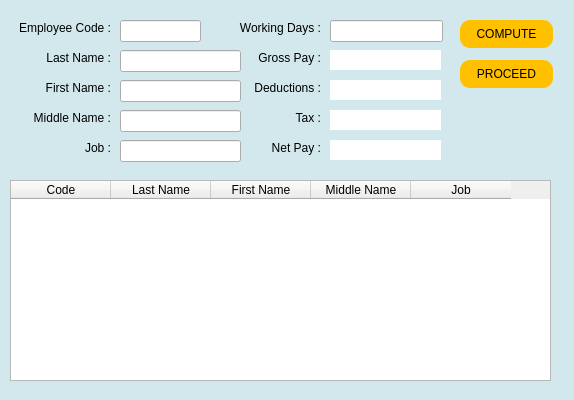
<?xml version="1.0" encoding="UTF-8"?>
<ui version="4.0">
 <class>Dialog</class>
 <widget class="QDialog" name="Dialog">
  <property name="enabled">
   <bool>true</bool>
  </property>
  <property name="geometry">
   <rect>
    <x>0</x>
    <y>0</y>
    <width>574</width>
    <height>400</height>
   </rect>
  </property>
  <property name="windowTitle">
   <string>Dialog</string>
  </property>
  <property name="styleSheet">
   <string notr="true">QDialog{
	background:rgb(210,232,237);
}</string>
  </property>
  <widget class="QLineEdit" name="txtMName">
   <property name="enabled">
    <bool>true</bool>
   </property>
   <property name="geometry">
    <rect>
     <x>120</x>
     <y>110</y>
     <width>121</width>
     <height>22</height>
    </rect>
   </property>
  </widget>
  <widget class="QLabel" name="label_7">
   <property name="geometry">
    <rect>
     <x>20</x>
     <y>140</y>
     <width>91</width>
     <height>16</height>
    </rect>
   </property>
   <property name="styleSheet">
    <string notr="true"/>
   </property>
   <property name="text">
    <string>Job :</string>
   </property>
   <property name="alignment">
    <set>Qt::AlignRight|Qt::AlignTrailing|Qt::AlignVCenter</set>
   </property>
  </widget>
  <widget class="QLineEdit" name="txtEmpCode">
   <property name="enabled">
    <bool>true</bool>
   </property>
   <property name="geometry">
    <rect>
     <x>120</x>
     <y>20</y>
     <width>81</width>
     <height>22</height>
    </rect>
   </property>
  </widget>
  <widget class="QLabel" name="label">
   <property name="geometry">
    <rect>
     <x>20</x>
     <y>20</y>
     <width>91</width>
     <height>16</height>
    </rect>
   </property>
   <property name="text">
    <string>Employee Code :</string>
   </property>
   <property name="alignment">
    <set>Qt::AlignRight|Qt::AlignTrailing|Qt::AlignVCenter</set>
   </property>
  </widget>
  <widget class="QLineEdit" name="txtLName">
   <property name="enabled">
    <bool>true</bool>
   </property>
   <property name="geometry">
    <rect>
     <x>120</x>
     <y>50</y>
     <width>121</width>
     <height>22</height>
    </rect>
   </property>
  </widget>
  <widget class="QLineEdit" name="txtJob">
   <property name="enabled">
    <bool>true</bool>
   </property>
   <property name="geometry">
    <rect>
     <x>120</x>
     <y>140</y>
     <width>121</width>
     <height>22</height>
    </rect>
   </property>
  </widget>
  <widget class="QLineEdit" name="txtFName">
   <property name="enabled">
    <bool>true</bool>
   </property>
   <property name="geometry">
    <rect>
     <x>120</x>
     <y>80</y>
     <width>121</width>
     <height>22</height>
    </rect>
   </property>
  </widget>
  <widget class="QLabel" name="label_2">
   <property name="geometry">
    <rect>
     <x>20</x>
     <y>50</y>
     <width>91</width>
     <height>16</height>
    </rect>
   </property>
   <property name="styleSheet">
    <string notr="true"/>
   </property>
   <property name="text">
    <string>Last Name :</string>
   </property>
   <property name="alignment">
    <set>Qt::AlignRight|Qt::AlignTrailing|Qt::AlignVCenter</set>
   </property>
  </widget>
  <widget class="QLabel" name="label_4">
   <property name="geometry">
    <rect>
     <x>20</x>
     <y>110</y>
     <width>91</width>
     <height>16</height>
    </rect>
   </property>
   <property name="styleSheet">
    <string notr="true"/>
   </property>
   <property name="text">
    <string>Middle Name :</string>
   </property>
   <property name="alignment">
    <set>Qt::AlignRight|Qt::AlignTrailing|Qt::AlignVCenter</set>
   </property>
  </widget>
  <widget class="QLabel" name="label_3">
   <property name="geometry">
    <rect>
     <x>20</x>
     <y>80</y>
     <width>91</width>
     <height>16</height>
    </rect>
   </property>
   <property name="styleSheet">
    <string notr="true"/>
   </property>
   <property name="text">
    <string>First Name :</string>
   </property>
   <property name="alignment">
    <set>Qt::AlignRight|Qt::AlignTrailing|Qt::AlignVCenter</set>
   </property>
  </widget>
  <widget class="QLabel" name="label_8">
   <property name="geometry">
    <rect>
     <x>230</x>
     <y>20</y>
     <width>91</width>
     <height>16</height>
    </rect>
   </property>
   <property name="styleSheet">
    <string notr="true"/>
   </property>
   <property name="text">
    <string>Working Days :</string>
   </property>
   <property name="alignment">
    <set>Qt::AlignRight|Qt::AlignTrailing|Qt::AlignVCenter</set>
   </property>
  </widget>
  <widget class="QLineEdit" name="txtDays">
   <property name="enabled">
    <bool>true</bool>
   </property>
   <property name="geometry">
    <rect>
     <x>330</x>
     <y>20</y>
     <width>113</width>
     <height>22</height>
    </rect>
   </property>
   <property name="alignment">
    <set>Qt::AlignCenter</set>
   </property>
  </widget>
  <widget class="QTableWidget" name="tableEmployee">
   <property name="enabled">
    <bool>true</bool>
   </property>
   <property name="geometry">
    <rect>
     <x>10</x>
     <y>180</y>
     <width>541</width>
     <height>201</height>
    </rect>
   </property>
   <column>
    <property name="text">
     <string>Code</string>
    </property>
   </column>
   <column>
    <property name="text">
     <string>Last Name</string>
    </property>
   </column>
   <column>
    <property name="text">
     <string>First Name</string>
    </property>
   </column>
   <column>
    <property name="text">
     <string>Middle Name</string>
    </property>
   </column>
   <column>
    <property name="text">
     <string>Job</string>
    </property>
   </column>
  </widget>
  <widget class="QLabel" name="label_9">
   <property name="geometry">
    <rect>
     <x>230</x>
     <y>80</y>
     <width>91</width>
     <height>16</height>
    </rect>
   </property>
   <property name="styleSheet">
    <string notr="true"/>
   </property>
   <property name="text">
    <string>Deductions :</string>
   </property>
   <property name="alignment">
    <set>Qt::AlignRight|Qt::AlignTrailing|Qt::AlignVCenter</set>
   </property>
  </widget>
  <widget class="QLabel" name="label_10">
   <property name="geometry">
    <rect>
     <x>230</x>
     <y>110</y>
     <width>91</width>
     <height>16</height>
    </rect>
   </property>
   <property name="styleSheet">
    <string notr="true"/>
   </property>
   <property name="text">
    <string>Tax :</string>
   </property>
   <property name="alignment">
    <set>Qt::AlignRight|Qt::AlignTrailing|Qt::AlignVCenter</set>
   </property>
  </widget>
  <widget class="QLabel" name="label_11">
   <property name="geometry">
    <rect>
     <x>230</x>
     <y>140</y>
     <width>91</width>
     <height>16</height>
    </rect>
   </property>
   <property name="styleSheet">
    <string notr="true"/>
   </property>
   <property name="text">
    <string>Net Pay :</string>
   </property>
   <property name="alignment">
    <set>Qt::AlignRight|Qt::AlignTrailing|Qt::AlignVCenter</set>
   </property>
  </widget>
  <widget class="QPushButton" name="btnProceed">
   <property name="geometry">
    <rect>
     <x>460</x>
     <y>60</y>
     <width>93</width>
     <height>28</height>
    </rect>
   </property>
   <property name="styleSheet">
    <string notr="true">QPushButton{
  font-family: &quot;Roboto&quot;, sans-serif;
  text-transform: uppercase;
  outline: 0;
  background:rgb(255,192,0);
  width: 100%;
  border: 0;
  padding: 0px;
  color: #000;
  font-size: 12px;
  border-radius:10px;
}
QPushButton:hover{
	color:white;
	background-color:rgb(239,93,93);
}</string>
   </property>
   <property name="text">
    <string>PROCEED</string>
   </property>
  </widget>
  <widget class="QLabel" name="lblNet">
   <property name="geometry">
    <rect>
     <x>330</x>
     <y>140</y>
     <width>111</width>
     <height>20</height>
    </rect>
   </property>
   <property name="styleSheet">
    <string notr="true">QLabel{
	border:1px solid white;
	background:white;
	color:red;
}</string>
   </property>
   <property name="text">
    <string/>
   </property>
   <property name="alignment">
    <set>Qt::AlignCenter</set>
   </property>
  </widget>
  <widget class="QPushButton" name="btnCompute">
   <property name="geometry">
    <rect>
     <x>460</x>
     <y>20</y>
     <width>93</width>
     <height>28</height>
    </rect>
   </property>
   <property name="styleSheet">
    <string notr="true">QPushButton{
  font-family: &quot;Roboto&quot;, sans-serif;
  text-transform: uppercase;
  outline: 0;
  background:rgb(255,192,0);
  width: 100%;
  border: 0;
  padding: 0px;
  color: #000;
  font-size: 12px;
  border-radius:10px;
}
QPushButton:hover{
	color:white;
	background-color:rgb(239,93,93);
}</string>
   </property>
   <property name="text">
    <string>COMPUTE</string>
   </property>
  </widget>
  <widget class="QLabel" name="label_13">
   <property name="geometry">
    <rect>
     <x>230</x>
     <y>50</y>
     <width>91</width>
     <height>16</height>
    </rect>
   </property>
   <property name="styleSheet">
    <string notr="true"/>
   </property>
   <property name="text">
    <string>Gross Pay :</string>
   </property>
   <property name="alignment">
    <set>Qt::AlignRight|Qt::AlignTrailing|Qt::AlignVCenter</set>
   </property>
  </widget>
  <widget class="QLabel" name="lblGross">
   <property name="enabled">
    <bool>true</bool>
   </property>
   <property name="geometry">
    <rect>
     <x>330</x>
     <y>50</y>
     <width>111</width>
     <height>20</height>
    </rect>
   </property>
   <property name="styleSheet">
    <string notr="true">QLabel{
	border:1px solid white;
	background:white;
	color:red;
}</string>
   </property>
   <property name="text">
    <string/>
   </property>
   <property name="alignment">
    <set>Qt::AlignCenter</set>
   </property>
  </widget>
  <widget class="QLabel" name="lblDeductions">
   <property name="enabled">
    <bool>true</bool>
   </property>
   <property name="geometry">
    <rect>
     <x>330</x>
     <y>80</y>
     <width>111</width>
     <height>20</height>
    </rect>
   </property>
   <property name="styleSheet">
    <string notr="true">QLabel{
	border:1px solid white;
	background:white;
	color:red;
}</string>
   </property>
   <property name="text">
    <string/>
   </property>
   <property name="alignment">
    <set>Qt::AlignCenter</set>
   </property>
  </widget>
  <widget class="QLabel" name="lblTax">
   <property name="geometry">
    <rect>
     <x>330</x>
     <y>110</y>
     <width>111</width>
     <height>20</height>
    </rect>
   </property>
   <property name="styleSheet">
    <string notr="true">QLabel{
	border:1px solid white;
	background:white;
	color:red;
}</string>
   </property>
   <property name="text">
    <string/>
   </property>
   <property name="alignment">
    <set>Qt::AlignCenter</set>
   </property>
  </widget>
 </widget>
 <tabstops>
  <tabstop>txtEmpCode</tabstop>
  <tabstop>txtLName</tabstop>
  <tabstop>txtFName</tabstop>
  <tabstop>txtMName</tabstop>
  <tabstop>txtJob</tabstop>
  <tabstop>txtDays</tabstop>
  <tabstop>btnCompute</tabstop>
  <tabstop>btnProceed</tabstop>
  <tabstop>tableEmployee</tabstop>
 </tabstops>
 <resources/>
 <connections/>
</ui>
